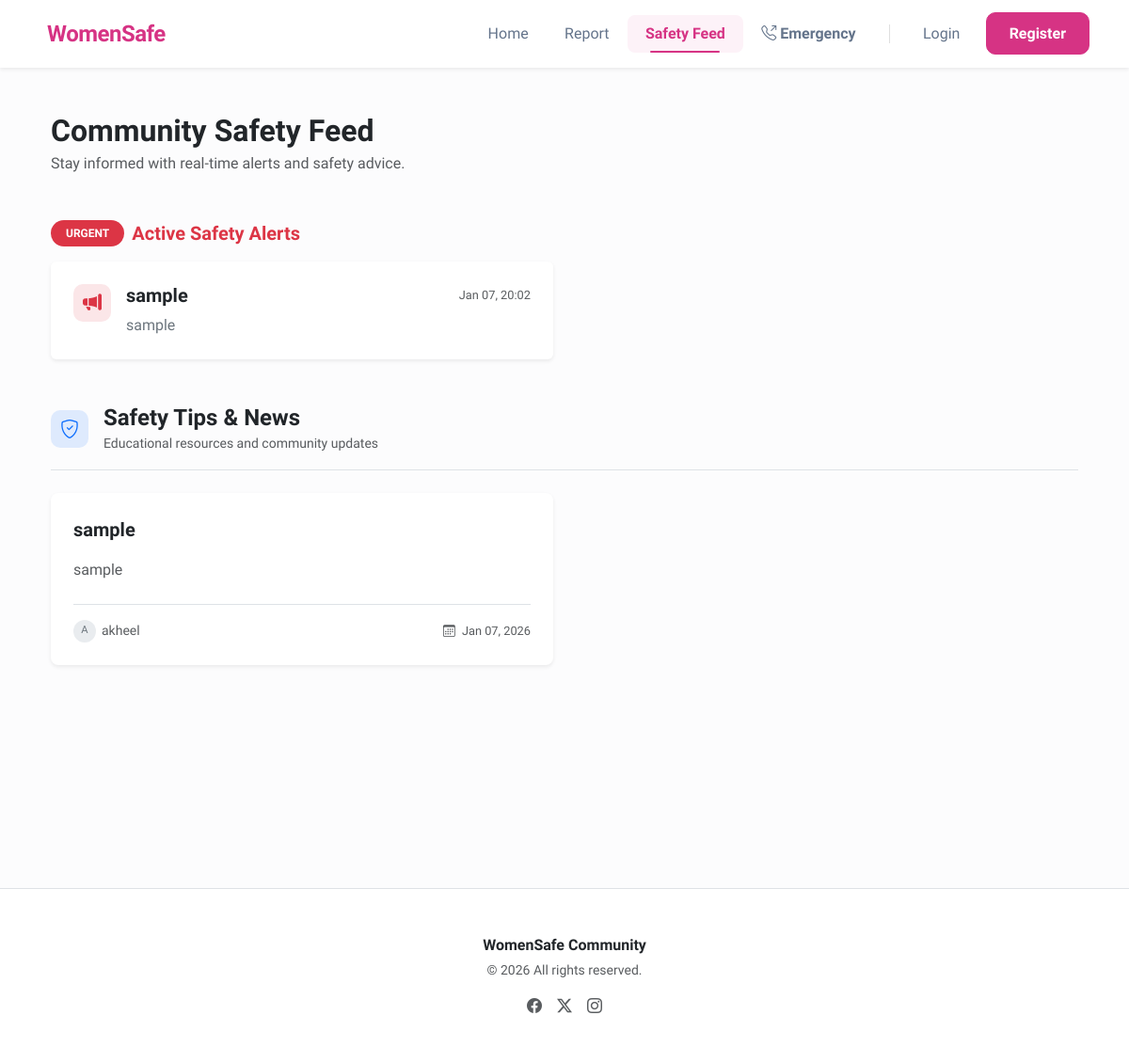
The app's page /awareness/feed/ with its own data.
### awareness/models.py (models this page shows, shortened)
class Post(models.Model):
    STATUS_CHOICES = [
        ('pending', 'Pending Approval'),
        ('published', 'Published'),
        ('rejected', 'Rejected'),
    ]
    title = models.CharField(max_length=200)
    content = models.TextField()
    author = models.ForeignKey(settings.AUTH_USER_MODEL, on_delete=models.CASCADE)
    is_alert = models.BooleanField(default=False, help_text="Urgent Safety Alert.")
    is_announcement = models.BooleanField(default=False, help_text="System-wide Announcement (Admin only).")
    status = models.CharField(max_length=20, choices=STATUS_CHOICES, default='pending')
    created_at = models.DateTimeField(auto_now_add=True)
    updated_at = models.DateTimeField(auto_now=True)

### accounts/models.py (models this page shows, shortened)
class User(AbstractUser):
    is_moderator = models.BooleanField(default=False, help_text="Designates whether this user can moderate reports.")
    phone_number = models.CharField(max_length=15, blank=True, null=True)

### awareness/views.py (the view)
# urls.py: path('feed/', views.awareness_feed, name='awareness_feed'),
def awareness_feed(request):
    alerts = Post.objects.filter(is_alert=True, status='published').order_by('-created_at')
    posts = Post.objects.filter(is_alert=False, status='published').order_by('-created_at')
    return render(request, 'awareness/feed.html', {'alerts': alerts, 'posts': posts})

### templates/awareness/feed.html (shortened to what this page needs)
{% extends 'base.html' %}
{% block content %}
<div class="container-fluid py-4">
    <div class="row mb-5">
        <div class="col-md-8">
            <h2 class="fw-bold text-dark mb-1">Community Safety Feed</h2>
            <p class="text-muted mb-0">Stay informed with real-time alerts and safety advice.</p>
        </div>
    </div>
    {% if alerts %}
    <div class="mb-5">
        <div class="d-flex align-items-center mb-3">
            <span class="badge bg-danger rounded-pill px-3 py-2 me-2">URGENT</span>
            <h5 class="fw-bold text-danger mb-0">Active Safety Alerts</h5>
        </div>
        <div class="row g-4">
            {% for alert in alerts %}
            <div class="col-md-12 col-lg-6">
                <div class="card alert-card shadow-sm border-0 h-100">
                    <div class="card-body p-4">
                        <div class="d-flex align-items-start gap-3">
                            <div class="icon-box bg-soft-danger">
                                <i class="bi bi-megaphone-fill"></i>
                            </div>
                            <div class="w-100">
                                <div class="d-flex justify-content-between align-items-center mb-2">
                                    <h5 class="card-title fw-bold text-dark mb-0">{{ alert.title }}</h5>
                                    <small class="text-muted fw-medium" style="font-size: 0.8rem;">
                                        {{ alert.created_at|date:"M d, H:i" }}
                                    </small>
                                </div>
                                <p class="card-text text-secondary mb-0">{{ alert.content|linebreaksbr }}</p>
                            </div>
                        </div>
                    </div>
                </div>
            </div>
            {% endfor %}
        </div>
    </div>
    {% endif %}
    <div>
        <div class="d-flex align-items-center mb-4 border-bottom pb-3">
            <div class="icon-box bg-soft-primary me-3">
                <i class="bi bi-shield-check"></i>
            </div>
            <div>
                <h4 class="fw-bold mb-0 text-dark">Safety Tips & News</h4>
                <small class="text-muted">Educational resources and community updates</small>
            </div>
        </div>
        <div class="row g-4">
            {% for post in posts %}
            <div class="col-md-6">
                <div class="card shadow-sm border-0 card-hover h-100 rounded-3">
                    <div class="card-body p-4">
                        <div class="d-flex justify-content-between align-items-start mb-3">
                            <h5 class="card-title fw-bold text-dark mb-0 lh-base">{{ post.title }}</h5>
                        </div>
                        <div class="card-text text-muted mb-4">
                            {{ post.content|linebreaks|truncatewords_html:30 }}
                        </div>
                        <div class="d-flex justify-content-between align-items-center pt-3 border-top mt-auto">
                            <div class="d-flex align-items-center">
                                <div class="author-avatar">
                                    {{ post.author.username|slice:":1"|upper }}
                                </div>
                                <small class="text-muted fw-medium">{{ post.author.username }}</small>
                            </div>
                            <small class="text-muted" style="font-size: 0.8rem;">
                                <i class="bi bi-calendar3 me-1"></i> {{ post.created_at|date:"M d, Y" }}
                            </small>
                        </div>
                    </div>
                </div>
            </div>
            {% endfor %}
        </div>
    </div>
</div>
{% endblock %}

### templates/base.html (style rules this page uses)
:root { --ws-pink: #d63384; --ws-pink-hover: #bc2a71; --ws-light-pink: #fdf2f8; }
body { font-family: 'Plus Jakarta Sans', sans-serif; background-color: #fcfcfd; color: #1a1a1a; }
.bg-soft-primary { background-color: rgba(13, 110, 253, 0.12) !important; color: #0d6efd !important; }
.bg-soft-danger { background-color: rgba(220, 53, 69, 0.12) !important; color: #dc3545 !important; }

### templates/awareness/feed.html (style rules this page uses)
.icon-box { width: 40px; height: 40px; display: flex; align-items: center; justify-content: center; border-radius: 10px; font-size: 1.25rem; flex-shrink: 0; }
.bg-soft-danger { background-color: rgba(220, 53, 69, 0.1); color: #dc3545; }
.bg-soft-primary { background-color: rgba(13, 110, 253, 0.1); color: #0d6efd; }
.card-hover { transition: transform 0.2s ease, box-shadow 0.2s ease; }
.alert-card { border-left: 5px solid #dc3545; background: #fff; }
.author-avatar { width: 24px; height: 24px; background-color: #e9ecef; border-radius: 50%; display: inline-flex; align-items: center; justify-content: center; font-size: 0.7rem; color: #6c757d; margin-right: 6px; }

### records on screen
Post: title "sample", created_at "Jan 07, 20:02", content "sample"
Post: title "sample", content "sample", author.username "A", author.username "akheel", created_at "Jan 07, 2026"
